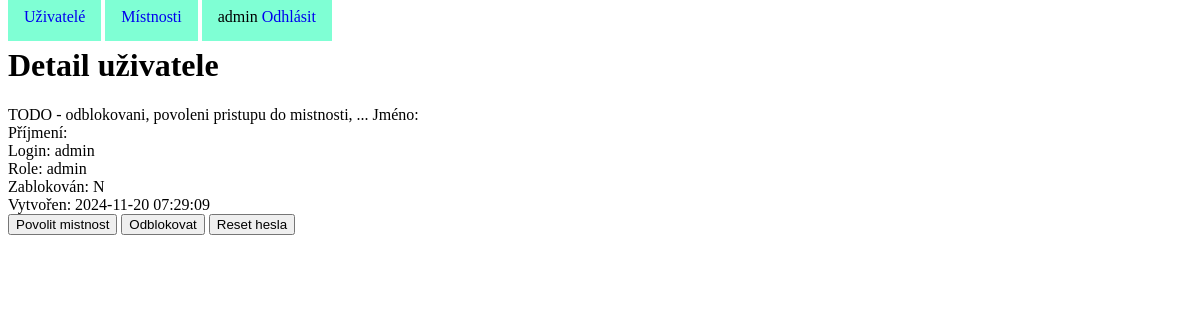
Screenshot of /userdet.php?id=1 (signed in) with the database file from the repository.
### tables this page shows
CREATE TABLE `users` (
  `id` int NOT NULL AUTO_INCREMENT,
  `name` varchar(20) DEFAULT NULL,
  `surname` varchar(50) DEFAULT NULL,
  `passwd` varchar(32) NOT NULL,
  `login` varchar(20) NOT NULL,
  `role` enum('admin','moderator','user') NOT NULL DEFAULT 'user',
  `blocked` enum('Y','N') NOT NULL DEFAULT 'N',
  `avatar` varchar(50) DEFAULT NULL,
  `created` datetime NOT NULL DEFAULT CURRENT_TIMESTAMP,
  `age` int DEFAULT NULL,
  PRIMARY KEY (`id`),
  UNIQUE KEY `login` (`login`),
  KEY `users_idx1` (`surname`)
);

### userdet.php (the view, shortened to what this page needs)
<?php
require_once "layout/header.php";
require_once "dbcfg.php";
?>
<h1>Detail uživatele</h1>
TODO - odblokovani, povoleni pristupu do mistnosti, ...
<?php
$con = mysqli_connect($server, $login, $passwd, $schema);
$sql = "
select name, surname, login, role, blocked,
    created
from users
where id=".$_GET["id"];
$result = mysqli_query($con, $sql);
if ($row = mysqli_fetch_assoc($result)) {
    echo "Jméno: ".$row["name"].BR;
    echo "Příjmení: ".$row["surname"].BR;
    echo "Login: ".$row["login"].BR;
    echo "Role: ".$row["role"].BR;
    echo "Zablokován: ".$row["blocked"].BR;
    echo "Vytvořen: ".$row["created"].BR;
}
?>
<button>Povolit mistnost</button>
<button>Odblokovat</button>
<button>Reset hesla</button>
<?
require_once "layout/footer.php";
?>

### rows the page displays
users: login "admin", role "admin", blocked "N", created "2024-11-20 07:29:09"

### other values shown
$_SESSION["login"] "admin"
